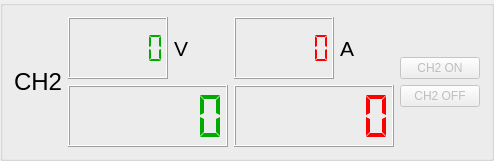
        <widget class="QGroupBox" name="groupBox">
         <layout class="QHBoxLayout" name="horizontalLayout_10">
          <item>
           <widget class="QLabel" name="label_7">
            <property name="font">
             <font>
              <pointsize>18</pointsize>
              <italic>false</italic>
             </font>
            </property>
            <property name="text">
             <string>CH2</string>
            </property>
           </widget>
          </item>
          <item>
           <layout class="QVBoxLayout" name="verticalLayout_8">
            <item>
             <layout class="QHBoxLayout" name="horizontalLayout_11">
              <item>
               <widget class="QLCDNumber" name="CH2voltageSet">
                <property name="minimumSize">
                 <size>
                  <width>100</width>
                  <height>40</height>
                 </size>
                </property>
                <property name="palette">
                 <palette>
                  <active>
                   <colorrole role="WindowText">
                    <brush brushstyle="SolidPattern">
                     <color alpha="255">
                      <red>0</red>
                      <green>170</green>
                      <blue>0</blue>
                     </color>
                    </brush>
                   </colorrole>
                  </active>
                  <inactive>
                   <colorrole role="WindowText">
                    <brush brushstyle="SolidPattern">
                     <color alpha="255">
                      <red>0</red>
                      <green>170</green>
                      <blue>0</blue>
                     </color>
                    </brush>
                   </colorrole>
                  </inactive>
                  <disabled>
                   <colorrole role="WindowText">
                    <brush brushstyle="SolidPattern">
                     <color alpha="255">
                      <red>159</red>
                      <green>158</green>
                      <blue>158</blue>
                     </color>
                    </brush>
                   </colorrole>
                  </disabled>
                 </palette>
                </property>
                <property name="digitCount">
                 <number>6</number>
                </property>
                <property name="segmentStyle">
                 <enum>QLCDNumber::Flat</enum>
                </property>
               </widget>
              </item>
              <item>
               <widget class="QLabel" name="label_8">
                <property name="font">
                 <font>
                  <pointsize>16</pointsize>
                  <weight>50</weight>
                  <italic>false</italic>
                  <bold>false</bold>
                 </font>
                </property>
                <property name="text">
                 <string>V</string>
                </property>
               </widget>
              </item>
              <item>
               <spacer name="horizontalSpacer_8">
                <property name="orientation">
                 <enum>Qt::Horizontal</enum>
                </property>
                <property name="sizeHint" stdset="0">
                 <size>
                  <width>40</width>
                  <height>20</height>
                 </size>
                </property>
               </spacer>
              </item>
             </layout>
            </item>
            <item>
             <widget class="QLCDNumber" name="CH2voltage">
              <property name="minimumSize">
               <size>
                <width>160</width>
                <height>60</height>
               </size>
              </property>
              <property name="palette">
               <palette>
                <active>
                 <colorrole role="WindowText">
                  <brush brushstyle="SolidPattern">
                   <color alpha="255">
                    <red>0</red>
                    <green>170</green>
                    <blue>0</blue>
                   </color>
                  </brush>
                 </colorrole>
                </active>
                <inactive>
                 <colorrole role="WindowText">
                  <brush brushstyle="SolidPattern">
                   <color alpha="255">
                    <red>0</red>
                    <green>170</green>
                    <blue>0</blue>
                   </color>
                  </brush>
                 </colorrole>
                </inactive>
                <disabled>
                 <colorrole role="WindowText">
                  <brush brushstyle="SolidPattern">
                   <color alpha="255">
                    <red>159</red>
                    <green>158</green>
                    <blue>158</blue>
                   </color>
                  </brush>
                 </colorrole>
                </disabled>
               </palette>
              </property>
              <property name="digitCount">
               <number>6</number>
              </property>
              <property name="segmentStyle">
               <enum>QLCDNumber::Flat</enum>
              </property>
             </widget>
            </item>
           </layout>
          </item>
          <item>
           <layout class="QVBoxLayout" name="verticalLayout_10">
            <item>
             <layout class="QHBoxLayout" name="horizontalLayout_12">
              <item>
               <widget class="QLCDNumber" name="CH2currentSet">
                <property name="minimumSize">
                 <size>
                  <width>100</width>
                  <height>40</height>
                 </size>
                </property>
                <property name="palette">
                 <palette>
                  <active>
                   <colorrole role="WindowText">
                    <brush brushstyle="SolidPattern">
                     <color alpha="255">
                      <red>255</red>
                      <green>0</green>
                      <blue>0</blue>
                     </color>
                    </brush>
                   </colorrole>
                  </active>
                  <inactive>
                   <colorrole role="WindowText">
                    <brush brushstyle="SolidPattern">
                     <color alpha="255">
                      <red>255</red>
                      <green>0</green>
                      <blue>0</blue>
                     </color>
                    </brush>
                   </colorrole>
                  </inactive>
                  <disabled>
                   <colorrole role="WindowText">
                    <brush brushstyle="SolidPattern">
                     <color alpha="255">
                      <red>159</red>
                      <green>158</green>
                      <blue>158</blue>
                     </color>
                    </brush>
                   </colorrole>
                  </disabled>
                 </palette>
                </property>
                <property name="digitCount">
                 <number>6</number>
                </property>
                <property name="segmentStyle">
                 <enum>QLCDNumber::Flat</enum>
                </property>
               </widget>
              </item>
              <item>
               <widget class="QLabel" name="label_9">
                <property name="font">
                 <font>
                  <pointsize>16</pointsize>
                 </font>
                </property>
                <property name="text">
                 <string>A</string>
                </property>
               </widget>
              </item>
              <item>
               <spacer name="horizontalSpacer_9">
                <property name="orientation">
                 <enum>Qt::Horizontal</enum>
                </property>
                <property name="sizeHint" stdset="0">
                 <size>
                  <width>40</width>
                  <height>20</height>
                 </size>
                </property>
               </spacer>
              </item>
             </layout>
            </item>
            <item>
             <widget class="QLCDNumber" name="CH2current">
              <property name="minimumSize">
               <size>
                <width>160</width>
                <height>60</height>
               </size>
              </property>
              <property name="palette">
               <palette>
                <active>
                 <colorrole role="WindowText">
                  <brush brushstyle="SolidPattern">
                   <color alpha="255">
                    <red>255</red>
                    <green>0</green>
                    <blue>0</blue>
                   </color>
                  </brush>
                 </colorrole>
                </active>
                <inactive>
                 <colorrole role="WindowText">
                  <brush brushstyle="SolidPattern">
                   <color alpha="255">
                    <red>255</red>
                    <green>0</green>
                    <blue>0</blue>
                   </color>
                  </brush>
                 </colorrole>
                </inactive>
                <disabled>
                 <colorrole role="WindowText">
                  <brush brushstyle="SolidPattern">
                   <color alpha="255">
                    <red>159</red>
                    <green>158</green>
                    <blue>158</blue>
                   </color>
                  </brush>
                 </colorrole>
                </disabled>
               </palette>
              </property>
              <property name="digitCount">
               <number>6</number>
              </property>
              <property name="segmentStyle">
               <enum>QLCDNumber::Flat</enum>
              </property>
             </widget>
            </item>
           </layout>
          </item>
          <item>
           <layout class="QVBoxLayout" name="verticalLayout_12">
            <property name="rightMargin">
             <number>0</number>
            </property>
            <item>
             <spacer name="verticalSpacer_5">
              <property name="orientation">
               <enum>Qt::Vertical</enum>
              </property>
              <property name="sizeHint" stdset="0">
               <size>
                <width>20</width>
                <height>40</height>
               </size>
              </property>
             </spacer>
            </item>
            <item>
             <widget class="QPushButton" name="CH2on">
              <property name="enabled">
               <bool>false</bool>
              </property>
              <property name="text">
               <string>CH2 ON</string>
              </property>
             </widget>
            </item>
            <item>
             <widget class="QPushButton" name="CH2off">
              <property name="enabled">
               <bool>false</bool>
              </property>
              <property name="text">
               <string>CH2 OFF</string>
              </property>
             </widget>
            </item>
            <item>
             <spacer name="verticalSpacer_6">
              <property name="orientation">
               <enum>Qt::Vertical</enum>
              </property>
              <property name="sizeHint" stdset="0">
               <size>
                <width>20</width>
                <height>40</height>
               </size>
              </property>
             </spacer>
            </item>
           </layout>
          </item>
         </layout>
        </widget>
